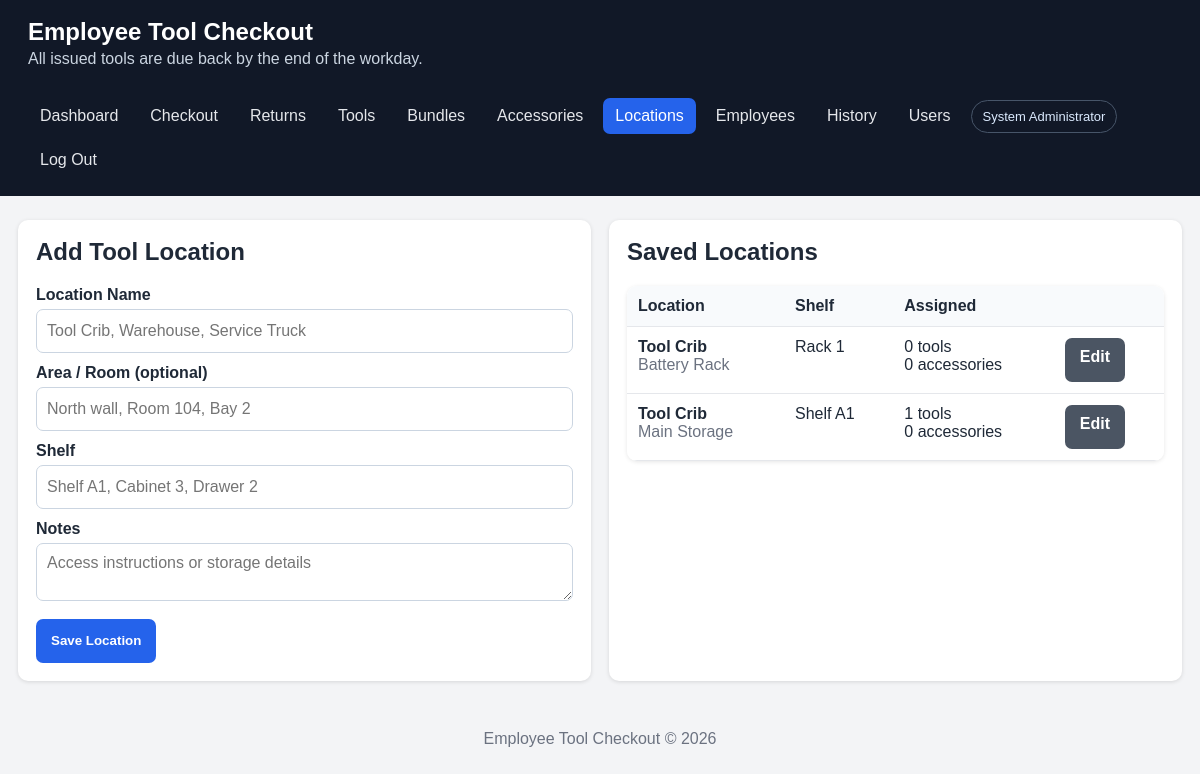
Page /locations.php (signed in) on the committed database.
### tables this page shows
CREATE TABLE IF NOT EXISTS tool_locations (
    id INT UNSIGNED AUTO_INCREMENT PRIMARY KEY,
    location_name VARCHAR(150) NOT NULL,
    area VARCHAR(150) NULL,
    shelf VARCHAR(100) NOT NULL,
    notes TEXT NULL,
    active TINYINT(1) NOT NULL DEFAULT 1,
    created_at DATETIME NOT NULL DEFAULT CURRENT_TIMESTAMP,
    UNIQUE KEY uq_tool_location (location_name, area, shelf)
);

### includes/functions.php (called while the page is built, shortened)
<?php
function e(?string $value): string
{
    return htmlspecialchars($value ?? '', ENT_QUOTES, 'UTF-8');
}

### locations.php (the view, shortened to what this page needs)
<?php
require __DIR__.'/includes/header.php';
$pdo=db();
$id=(int)($_GET['id']??$_POST['id']??0);
$edit=null;
$rows=$pdo->query('SELECT l.*, (SELECT COUNT(*) FROM tools t WHERE t.location_id=l.id) tool_count, (SELECT COUNT(*) FROM accessories a WHERE a.location_id=l.id) accessory_count FROM tool_locations l ORDER BY l.location_name,l.area,l.shelf')->fetchAll();
?>
<div class="grid two">
<div class="card"><h2><?= $edit?'Edit':'Add' ?> Tool Location</h2><form method="post"><?php if($edit):?><input type="hidden" name="id" value="<?=$id?>"><?php endif;?>
<label>Location Name</label><input name="location_name" required value="<?=e($edit['location_name']??'')?>" placeholder="Tool Crib, Warehouse, Service Truck">
<label>Area / Room (optional)</label><input name="area" value="<?=e($edit['area']??'')?>" placeholder="North wall, Room 104, Bay 2">
<label>Shelf</label><input name="shelf" required value="<?=e($edit['shelf']??'')?>" placeholder="Shelf A1, Cabinet 3, Drawer 2">
<label>Notes</label><textarea name="notes" placeholder="Access instructions or storage details"><?=e($edit['notes']??'')?></textarea>
<div class="actions"><button>Save Location</button><?php if($edit):?><a class="button secondary" href="locations.php">Cancel</a><?php endif;?></div></form></div>
<div class="card"><h2>Saved Locations</h2><div class="table-wrap"><table><thead><tr><th>Location</th><th>Shelf</th><th>Assigned</th><th></th></tr></thead><tbody>
<?php foreach($rows as $r):?><tr><td><strong><?=e($r['location_name'])?></strong><br><span class="muted"><?=e($r['area']?:'No area specified')?><?=$r['active']?'':' · Inactive'?></span></td><td><?=e($r['shelf'])?></td><td><?=(int)$r['tool_count']?> tools<br><?=(int)$r['accessory_count']?> accessories</td><td><a class="button secondary" href="locations.php?id=<?=(int)$r['id']?>">Edit</a></td></tr><?php endforeach;?>
<?php if(!$rows):?><tr><td colspan="4">No locations have been added.</td></tr><?php endif;?></tbody></table></div></div></div>
<?php require __DIR__.'/includes/footer.php';?>

### assets/style.css (style rules this page uses)
:root { font-family: Arial, sans-serif; color: #1f2937; background: #f3f4f6; }
* { box-sizing: border-box; }
body { margin: 0; }
.grid { display: grid; gap: 18px; }
.grid.two { grid-template-columns: repeat(auto-fit, minmax(330px, 1fr)); }
.card { background: white; border-radius: 10px; padding: 18px; box-shadow: 0 1px 4px rgba(0,0,0,.12); }
.card h2, .card h3 { margin-top: 0; }
label { display: block; font-weight: 700; margin: 11px 0 5px; }
input, select, textarea { width: 100%; padding: 10px; border: 1px solid #cbd5e1; border-radius: 7px; font: inherit; }
textarea { min-height: 85px; resize: vertical; }
button, .button { display: inline-block; background: #2563eb; color: white; border: 0; border-radius: 7px; padding: 10px 15px; cursor: pointer; text-decoration: none; font-weight: 700; }
.button.secondary { background: #4b5563; }
.actions { display: flex; gap: 8px; flex-wrap: wrap; margin-top: 14px; }
table { width: 100%; border-collapse: collapse; background: white; }
th, td { padding: 11px; border-bottom: 1px solid #e5e7eb; text-align: left; vertical-align: top; }
th { background: #f8fafc; }
.table-wrap { overflow-x: auto; border-radius: 10px; box-shadow: 0 1px 4px rgba(0,0,0,.1); }
.muted { color: #6b7280; }
body { padding-bottom: env(safe-area-inset-bottom); }
button, .button, input, select, textarea { min-height: 44px; }

### rows in the picture
tool_locations: location_name "Tool Crib", area "Battery Rack", shelf "Rack 1", tool_count "0", accessory_count "0"
tool_locations: location_name "Tool Crib", area "Main Storage", shelf "Shelf A1", tool_count "1", accessory_count "0"

### other values in the picture
APP_NAME "Employee Tool Checkout"
current_user()['full_name'] "System Administrator"
